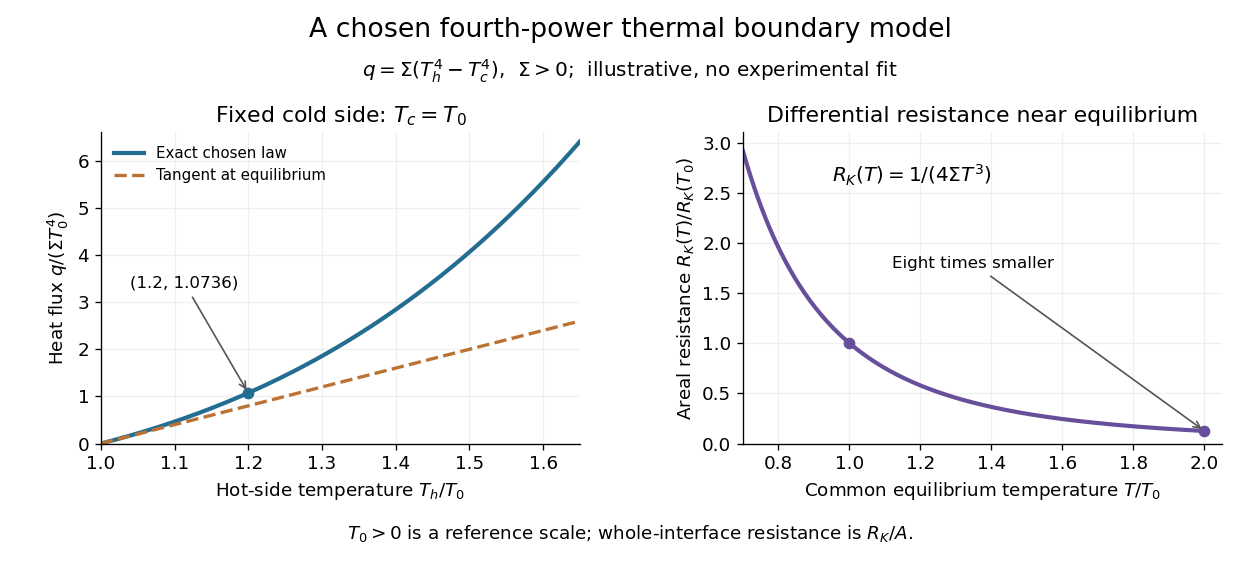

The Python source for this figure:
"""Original normalized fourth-power interface example, with no material fit.

Tested with Python 3.14, numpy 2.3 and matplotlib 3.10. Run from _media.
"""

from pathlib import Path

import matplotlib.pyplot as plt
import numpy as np


def main():
    plt.rcParams.update({"font.size": 11, "axes.spines.top": False,
                         "axes.spines.right": False})
    fig, axes = plt.subplots(1, 2, figsize=(10.5, 4.8), facecolor="white")
    fig.subplots_adjust(left=0.08, right=0.97, bottom=0.23, top=0.77, wspace=0.34)
    fig.suptitle("A chosen fourth-power thermal boundary model", fontsize=16, y=0.97)
    fig.text(0.5, 0.865, r"$q=\Sigma(T_h^4-T_c^4)$,  $\Sigma>0$;  illustrative, no experimental fit",
             ha="center", fontsize=12)
    hot = np.linspace(1, 1.65, 250)
    axes[0].plot(hot, hot**4 - 1, color="#236d91", lw=2.5, label="Exact chosen law")
    axes[0].plot(hot, 4 * (hot - 1), color="#bb7335", lw=2, ls="--", label="Tangent at equilibrium")
    axes[0].plot(1.2, 1.2**4 - 1, "o", color="#236d91")
    axes[0].annotate("(1.2, 1.0736)", (1.2, 1.2**4 - 1), xytext=(1.04, 3.3),
                     arrowprops={"arrowstyle": "->", "color": "#555555"}, fontsize=10)
    axes[0].set(xlabel=r"Hot-side temperature $T_h/T_0$", ylabel=r"Heat flux $q/(\Sigma T_0^4)$",
                title=r"Fixed cold side: $T_c=T_0$", xlim=(1, 1.65), ylim=(0, 6.6))
    axes[0].legend(loc="upper left", frameon=False, fontsize=9)
    temp = np.linspace(0.7, 2, 250)
    axes[1].plot(temp, temp**-3, color="#684f9b", lw=2.5)
    axes[1].plot([1, 2], [1, 1/8], "o", color="#684f9b")
    axes[1].annotate("Eight times smaller", (2, 1/8), xytext=(1.12, 1.75),
                     arrowprops={"arrowstyle": "->", "color": "#555555"}, fontsize=10)
    axes[1].text(0.95, 2.6, r"$R_K(T)=1/(4\Sigma T^3)$", fontsize=12)
    axes[1].set(xlabel=r"Common equilibrium temperature $T/T_0$",
                ylabel=r"Areal resistance $R_K(T)/R_K(T_0)$", title="Differential resistance near equilibrium",
                xlim=(0.7, 2.05), ylim=(0, 3.1))
    for ax in axes:
        ax.grid(alpha=0.18)
    fig.text(0.5, 0.065, r"$T_0>0$ is a reference scale; whole-interface resistance is $R_K/A$.",
             ha="center", fontsize=11)
    fig.savefig(Path(__file__).stem + ".png", dpi=120, facecolor="white")
    plt.close(fig)


if __name__ == "__main__":
    main()
